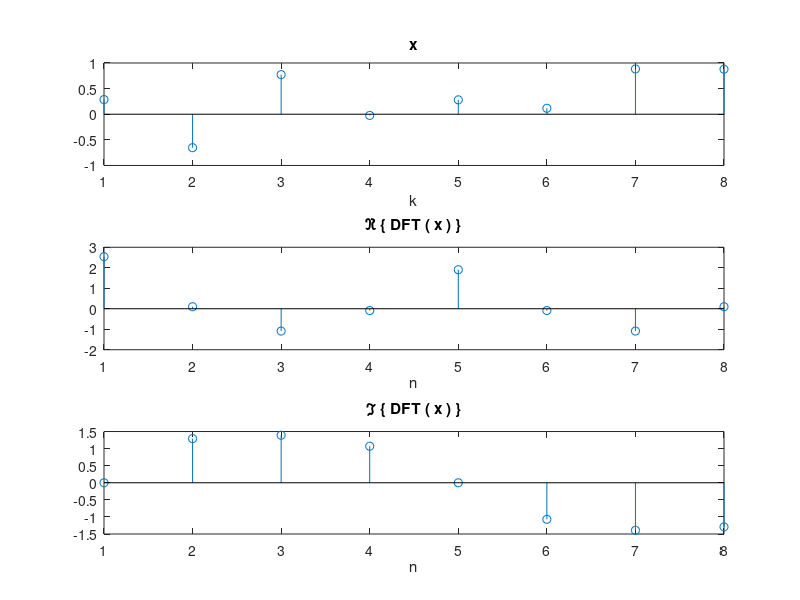
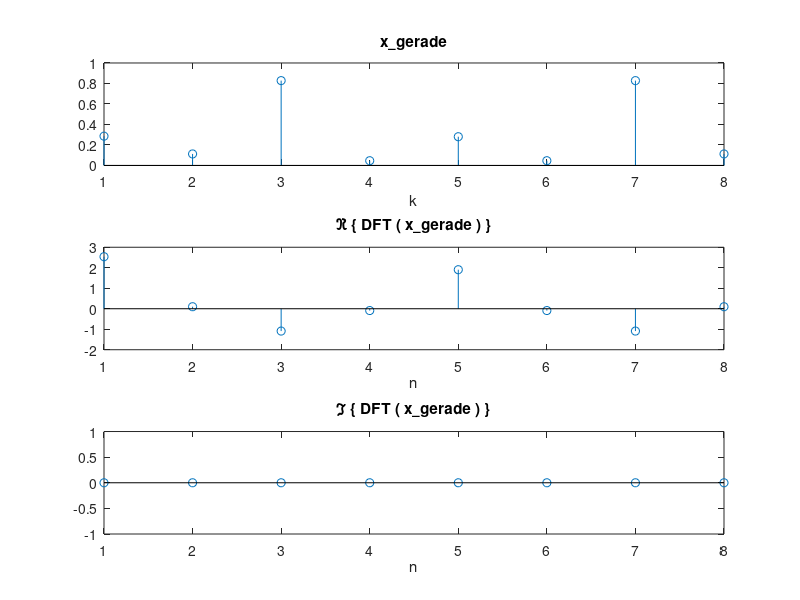
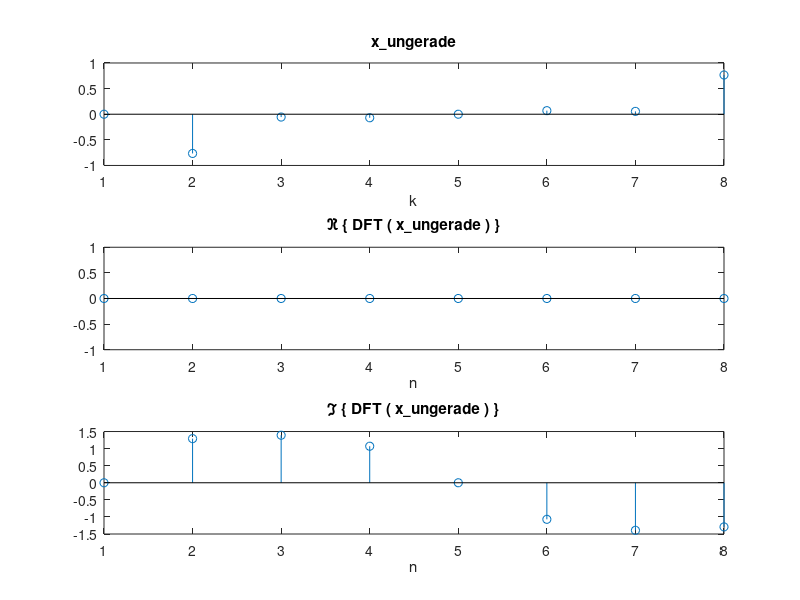

Here is the MATLAB script that generated these plots, in order:
%%%%%%%%%%%%%%%%%%%%%%%%%%%%%%%%%%%%%%%%%%%%%%%%%%%%%%%%%%%%%%%%%%%%%%%%%%%
%   Nachrichtentechnisches Praktikum - Aufgabe 2 - DFT
%                                                      
%   6. Symmetrieeigenschaften der DFT reeller Folgen
%                                                      
%       x           : rein reelle Folge im Zeitbereich
%       x_gerade    : gerader Anteil von x
%       x_ungerade  : ungerader Anteil von x
%       X           : DFT von x
%       Xg          : DFT von x_gerade
%       Xu          : DFT von x_ungerade
%
%%%%%%%%%%%%%%%%%%%%%%%%%%%%%%%%%%%%%%%%%%%%%%%%%%%%%%%%%%%%%%%%%%%%%%%%%%%

clear all
close all
clc





%%%%%%%%%%%%%%%%%%%%%%%%%%%%%%%%%%%%%%%%%%%%%%%%%%%%%%%%%%%%%%%%%%%%%%%%%%%
% Simulation
%%%%%%%%%%%%%%%%%%%%%%%%%%%%%%%%%%%%%%%%%%%%%%%%%%%%%%%%%%%%%%%%%%%%%%%%%%%

% Zufaellige rein reelle Folge, gleichverteilt im Intervall [-1,1]
x = rand(1,8)* 2 - 1;
x_gerade = (x + x(mod(8:-1:1,8)+1))/2;
x_ungerade = (x - x(mod(8:-1:1,8)+1))/2;


% Fourier Transformationen
X = fft(x);
Xg = fft(x_gerade);
Xu = fft(x_ungerade);





%%%%%%%%%%%%%%%%%%%%%%%%%%%%%%%%%%%%%%%%%%%%%%%%%%%%%%%%%%%%%%%%%%%%%%%%%%%
% Ergebnisse ausgeben
%%%%%%%%%%%%%%%%%%%%%%%%%%%%%%%%%%%%%%%%%%%%%%%%%%%%%%%%%%%%%%%%%%%%%%%%%%%

figure('Name','Zufaellige rein reelle Folge')
subplot(3,1,1); stem(x); title('x'); xlabel('k');
subplot(3,1,2); stem(real(X)); title('\Re \{ DFT ( x ) \}'); xlabel('n');
subplot(3,1,3); stem(imag(X)); title('\Im \{ DFT ( x ) \}'); xlabel('n');
   
figure('Name','Gerader Anteil')
subplot(3,1,1); stem(x_gerade); title('x\_gerade'); xlabel('k');
subplot(3,1,2); stem(real(Xg)); title('\Re \{ DFT ( x\_gerade ) \}'); xlabel('n');
subplot(3,1,3); stem(imag(Xg)); title('\Im \{ DFT ( x\_gerade ) \}'); xlabel('n');

figure('Name','Ungerader Anteil')
subplot(3,1,1); stem(x_ungerade); title('x\_ungerade'); xlabel('k');
subplot(3,1,2); stem(real(Xu)); title('\Re \{ DFT ( x\_ungerade ) \}'); xlabel('n');
subplot(3,1,3); stem(imag(Xu)); title('\Im \{ DFT ( x\_ungerade ) \}'); xlabel('n');
